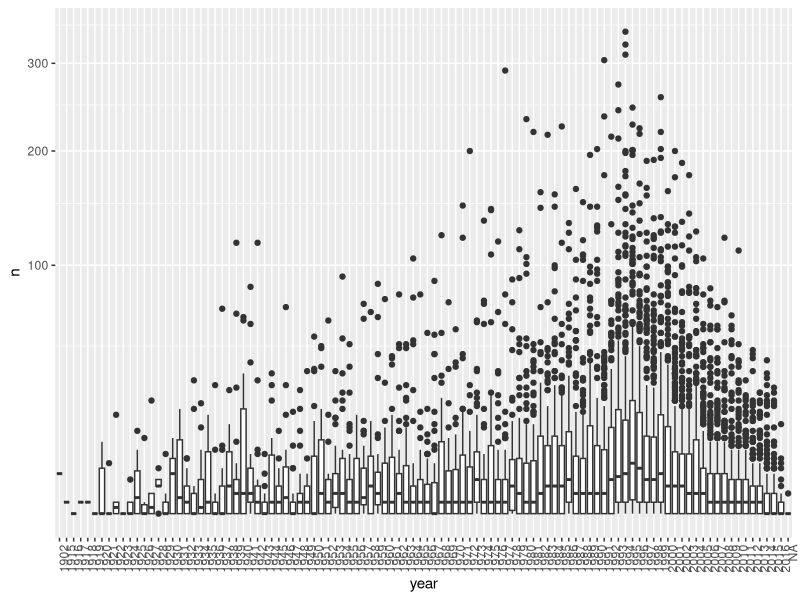
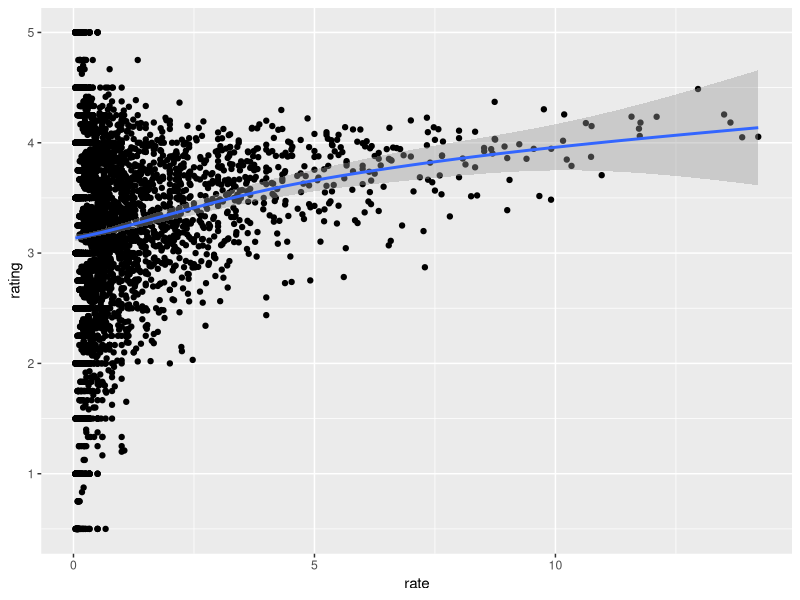
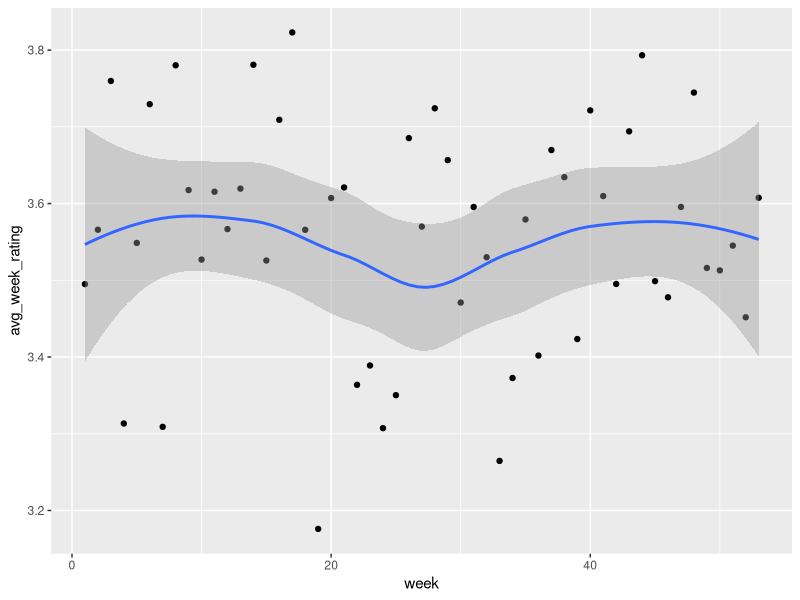
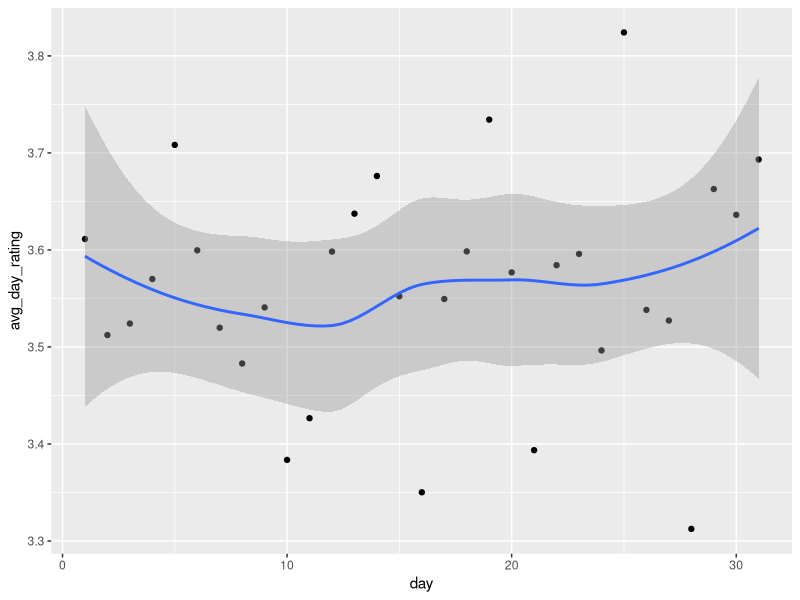

Reproduce these figures in R, in order.
library(dslabs)
data("movielens")

#------------------Q1--------------------
#Compute the number of ratings for each movie and then plot it against the year the movie came out. 
#Use the square root transformation on the counts.

#What year has the highest median number of ratings?

library(tidyverse)
movielens %>% as_tibble()

dat_median <- movielens %>% group_by(movieId) %>%
  summarize(n=n(), year=first(year)) %>% 
  group_by(year) %>%
  summarize(median=median(n)) 

ind_max_median <- which.max(dat_median$median)
dat_median[ind_max_median,]

#Suggested procedure
movielens %>% group_by(movieId) %>%
  summarize(n = n(), year = as.character(first(year))) %>%
  qplot(year, n, data = ., geom = "boxplot") +
  coord_trans(y = "sqrt") +
  theme(axis.text.x = element_text(angle = 90, hjust = 1))

#------------------Q2--------------------

#Among movies that came out in 1993 or later, what are the 25 movies with the most ratings per year, 
#and what is the average rating of each of the top 25 movies?

#This is the approach, I think, is correct:----------------
library(lubridate)
dat_avg <- movielens %>% as_tibble() %>% 
  mutate(date = as_datetime(timestamp)) %>%
  mutate(rated_year = year(date)) %>%
  group_by(movieId,rated_year) %>%
  summarize(title=first(title),
            year=first(year),
            avg_rating=mean(rating),
            n=n()) 

dat_avg #This is the data we will work with to ansers the questions

dat_avg_cal <- dat_avg %>% group_by(movieId) %>%
  summarise(title=first(title), avg_rating = mean(avg_rating), avg_n = mean(n), total_n = sum(n)) #We get some more information

dat_avg_cal %>% arrange(desc(total_n)) #Here it is

#What is the average rating for the movie The Shawshank Redemption?
dat_avg_cal %>% filter(movieId==318) #we see that the the average rating is 4.44

#What is the average number of ratings per year for the movie Forrest Gump?
dat_avg_cal %>% filter(movieId==356)

Forrest_Gump <- movielens %>% filter(movieId==356) %>%
  mutate(date = as_datetime(timestamp)) %>%
  mutate(rated_year = year(date)) %>%
  group_by(rated_year) %>%
  summarize(n=n())

Forrest_Gump %>%
  summarize(sum(n)/length(n))

#These are the correct answers according to the course staff:
movielens %>% filter(movieId==318) %>%
  summarize(mean_rating = mean(rating))

movielens %>% filter(movieId==356) %>%
  mutate(date = as_datetime(timestamp)) %>%
  mutate(rated_year = year(date)) %>%
  group_by(rated_year) %>%
  summarize(n=n()) %>% summarize(sum(n)/24) 

2017 - 1994 + 1 #24 is the what the staff suggest to divide by

movielens %>% 
  filter(year >= 1993) %>%
  group_by(movieId) %>%
  summarize(n = n(), years = 2018 - first(year),
            title = title[1],
            rating = mean(rating)) %>%
  mutate(rate = n/years) %>%
  top_n(25, rate) %>%
  arrange(desc(rate)) 

#------------------Q3--------------------
#From the table constructed in Q2, we can see that the most frequently rated movies tend to have above average
#ratings. This is not surprising: more people watch popular movies. To confirm this, stratify the post-1993 
#movies by ratings per year and compute their average ratings. Make a plot of average rating versus ratings per
#year and show an estimate of the trend.

table_q2 <- movielens %>% 
  filter(year >= 1993) %>%
  group_by(movieId) %>%
  summarize(n = n(), years = 2018 - first(year),
            title = title[1],
            rating = mean(rating)) %>%
  mutate(rate = n/years) %>%
  arrange(desc(rate)) 

table_q2 %>% ggplot(aes(x=rate,y=rating)) + geom_point() + geom_smooth()

#------------------Q4--------------------
#Suppose you are doing a predictive analysis in which you need to fill in the missing ratings with some value.

#Given your observations in the exercise in Q3, which of the following strategies would be most appropriate?


#------------------Q5--------------------
#The movielens dataset also includes a time stamp. This variable represents the time and data in which the 
#rating was provided. The units are seconds since January 1, 1970. Create a new column date with the date.
movielens_with_date <- mutate(movielens, date = as_datetime(timestamp))

#------------------Q6--------------------
#Compute the average rating for each week and plot this average against day. 
#Hint: use the round_date function before you group_by.

#What type of trend do you observe?

#------------------
#We see what happens with weeks

movielens_with_date %>% as_tibble()
avg_week_rating <- movielens_with_date %>% mutate(date = round_date (date)) %>%
  mutate(week = week(date), day = day(date)) %>%
  group_by(week) %>%
  summarize(avg_week_rating = mean(rating))

avg_week_rating %>% ggplot(aes(x=week, y=avg_week_rating)) + geom_point() + geom_smooth()

#------------------
#We see what happens with days

avg_day_rating <- movielens_with_date %>% mutate(date = round_date (date)) %>%
  mutate(week = week(date), day = day(date)) %>%
  group_by(day) %>%
  summarize(avg_day_rating = mean(rating))

avg_day_rating %>% ggplot(aes(x=day, y=avg_day_rating)) + geom_point() + geom_smooth()

#------------------Q8--------------------
#The movielens data also has a genres column. This column includes every genre that applies to the movie. 
#Some movies fall under several genres. Define a category as whatever combination appears in this column. 
#Keep only categories with more than 1,000 ratings. Then compute the average and standard error for each 
#category. Plot these as error bar plots.

#Which genre has the lowest average rating?

movielens %>% as_tibble()

movielens %>% group_by(genres) %>% 
  mutate(n = n()) %>%
  filter(n > 1000) %>%
  summarize(se_rating = sd(rating),
            avg_rating = mean(rating)) %>%
  arrange(avg_rating)
